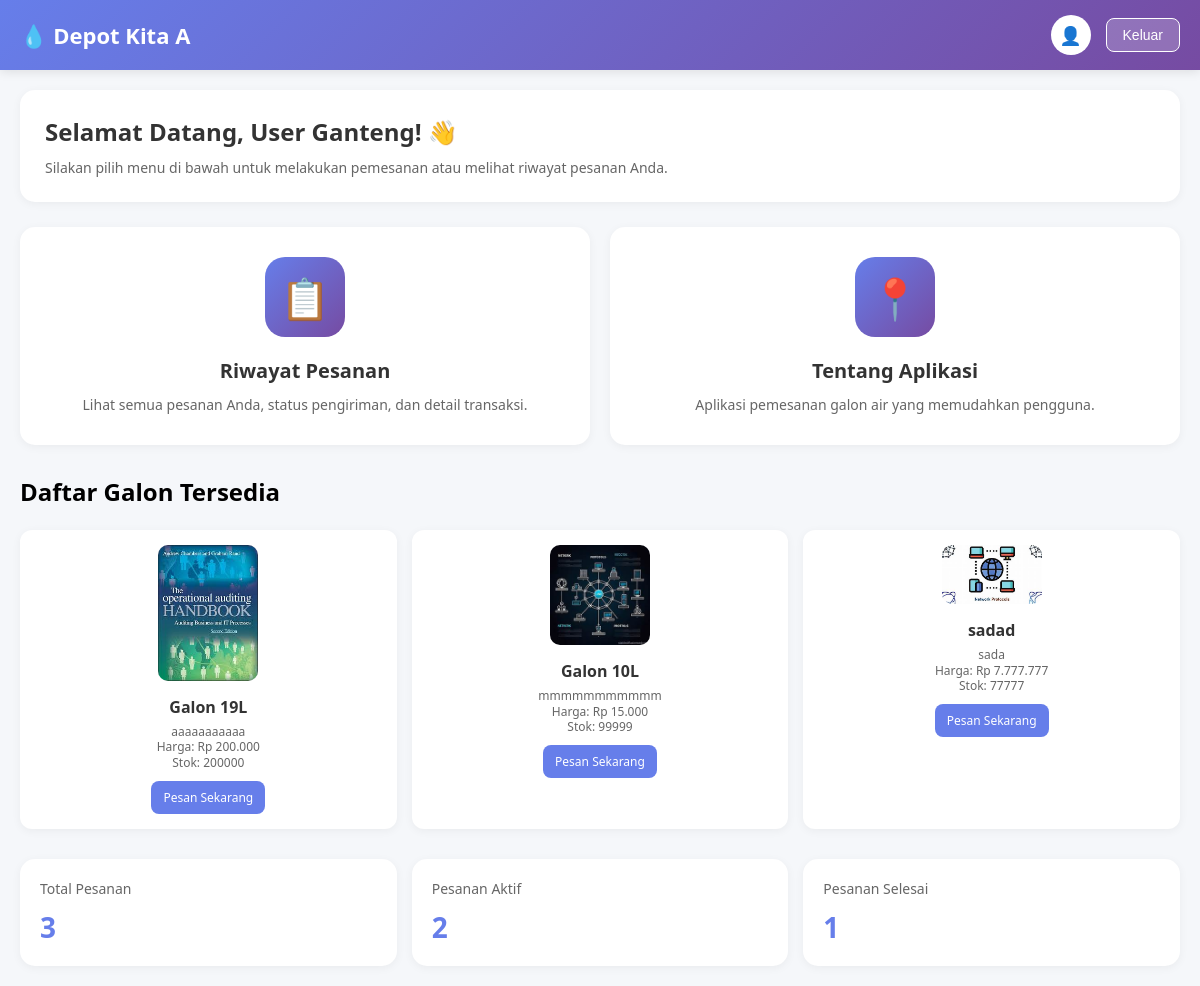
Page /dashboard.php (signed in) on the committed database.
### tables this page shows
CREATE TABLE `depot` (
  `id` int NOT NULL,
  `nama_depot` varchar(100) NOT NULL,
  `alamat` text NOT NULL,
  `telepon` varchar(20) DEFAULT NULL,
  `created_at` timestamp NULL DEFAULT CURRENT_TIMESTAMP
);

CREATE TABLE `galon` (
  `id` int UNSIGNED NOT NULL,
  `nama` varchar(100) NOT NULL,
  `deskripsi` text NOT NULL,
  `harga` int NOT NULL,
  `foto` varchar(255) DEFAULT NULL,
  `created_at` timestamp NULL DEFAULT CURRENT_TIMESTAMP,
  `stok` int DEFAULT '0'
);

### dashboard.php (the view, shortened to what this page needs)
<?php
include 'koneksi.php';
$depot_query = "SELECT * FROM depot LIMIT 1";
$result = $conn->query($depot_query);
$depot = $result->fetch_assoc();
$galon_query = "SELECT * FROM galon";
$galon_result = $conn->query($galon_query);
$galons = [];
while ($row = $galon_result->fetch_assoc()) {
    $galons[] = $row;
}
$user_id = $_SESSION['user_id'];
$sqlTotal = "SELECT COUNT(*) AS total FROM orders WHERE user_id = ?";
$stmt = $conn->prepare($sqlTotal);
$stmt->bind_param("i", $user_id);
$stmt->execute();
$result = $stmt->get_result();
$totalOrders = $result->fetch_assoc()['total'];
$sqlActive = "SELECT COUNT(*) AS active FROM orders WHERE user_id = ? AND status NOT IN ('selesai', 'dibatalkan')";
$stmt = $conn->prepare($sqlActive);
$stmt->bind_param("i", $user_id);
$stmt->execute();
$result = $stmt->get_result();
$activeOrders = $result->fetch_assoc()['active'];
$sqlCompleted = "SELECT COUNT(*) AS completed FROM orders WHERE user_id = ? AND status = 'selesai'";
$stmt = $conn->prepare($sqlCompleted);
$stmt->bind_param("i", $user_id);
$stmt->execute();
$result = $stmt->get_result();
$completedOrders = $result->fetch_assoc()['completed'];
?>
<!DOCTYPE html>
<html lang="id">
<head>
</head>
<body>
    <div class="navbar">
        <h1>💧 <?= htmlspecialchars($depot['nama_depot'] ?? 'Nama Depot') ?></h1>
        <div class="user-info">
            <div class="user-avatar">👤</div>
            <button class="logout-btn" onclick="window.location.href='logout.php'">Keluar</button>
        </div>
    </div>
    <div class="container">
        <div class="welcome-card">
            <h2>Selamat Datang, <span id="userName"><?php echo htmlspecialchars($_SESSION['user_name']); ?></span>! 👋</h2>
            <p>Silakan pilih menu di bawah untuk melakukan pemesanan atau melihat riwayat pesanan Anda.</p>
        </div>
        <div class="menu-grid">
            <a href="riwayat-pesanan.php" class="menu-card">
                <div class="menu-icon">📋</div>
                <h3>Riwayat Pesanan</h3>
                <p>Lihat semua pesanan Anda, status pengiriman, dan detail transaksi.</p>
            </a>
            <a href="lokasi-depot.php" class="menu-card">
                <div class="menu-icon">📍</div>
                <h3>Tentang Aplikasi</h3>
                <p>
                    Aplikasi pemesanan galon air yang memudahkan pengguna.
                </p>
            </a>
        </div>
        <h2>Daftar Galon Tersedia</h2>
        <br>
        <div class="menu-grid produk-galon">
            <?php foreach ($galons as $galon): ?>
                <?php
                $id        = isset($galon['id']) ? (int)$galon['id'] : 0;
                $nama      = isset($galon['nama']) ? (string)$galon['nama'] : 'Tidak ada nama';
                $deskripsi = isset($galon['deskripsi']) ? (string)$galon['deskripsi'] : '-';
                $harga     = isset($galon['harga']) ? (int)$galon['harga'] : 0;
                $stok      = isset($galon['stok']) ? (int)$galon['stok'] : 0;
                $foto      = isset($galon['foto']) ? (string)$galon['foto'] : '';
                $uploads_dir = __DIR__ . '/uploads/galon/';
                $file_path = $uploads_dir . $foto;
                if ($foto !== '' && file_exists($file_path)) {
                    $foto_url = 'uploads/galon/' . rawurlencode($foto);
                } else {
                    $foto_url = 'uploads/galon/default.png';
                }
                ?>
                <div class="menu-card">
                    <img src="<?= htmlspecialchars($foto_url) ?>"
                        alt="<?= htmlspecialchars($nama) ?>"
                        style="width:100px; height:auto; border-radius:10px; margin-bottom:10px;">
                    <h3><?= htmlspecialchars($nama) ?></h3>
                    <p>
                        <?= nl2br(htmlspecialchars($deskripsi)) ?><br>
                        Harga: Rp <?= number_format($harga, 0, ',', '.') ?><br>
                        Stok: <?= htmlspecialchars((string)$stok) ?>
                    </p>
                    <a href="pesan-galon.php?id=<?= $id ?>"
                        style="display:inline-block; margin-top:10px; padding:8px 12px; background:#667eea; color:white; border-radius:8px; text-decoration:none;">
                        Pesan Sekarang
                    </a>
                </div>
            <?php endforeach; ?>
        </div>
        <div class="stats-grid">
            <div class="stat-card">
                <h4>Total Pesanan</h4>
                <div class="value" id="totalOrders"><?= $totalOrders ?></div>
            </div>
            <div class="stat-card">
                <h4>Pesanan Aktif</h4>
                <div class="value" id="activeOrders"><?= $activeOrders ?></div>
            </div>
            <div class="stat-card">
                <h4>Pesanan Selesai</h4>
                <div class="value" id="completedOrders"><?= $completedOrders ?></div>
            </div>
        </div>
    </div>
</body>
</html>

### dashboard.php (style rules this page uses)
* { margin: 0; padding: 0; box-sizing: border-box; }
body { font-family: 'Segoe UI', Tahoma, Geneva, Verdana, sans-serif; background: #f5f7fa; min-height: 100vh; }
.navbar { background: linear-gradient(135deg, #667eea 0%, #764ba2 100%); color: white; padding: 15px 20px; display: flex; justify-content: space-between; align-items: center; box-shadow: 0 2px 10px rgba(0, 0, 0, 0.1); }
.navbar h1 { font-size: 22px; display: flex; align-items: center; gap: 10px; }
.user-info { display: flex; align-items: center; gap: 15px; }
.user-avatar { width: 40px; height: 40px; background: white; border-radius: 50%; display: flex; align-items: center; justify-content: center; font-size: 18px; }
.logout-btn { background: rgba(255, 255, 255, 0.2); border: 1px solid white; color: white; padding: 8px 16px; border-radius: 8px; cursor: pointer; font-size: 14px; transition: all 0.3s; }
.container { max-width: 1200px; margin: 0 auto; padding: 20px; }
.welcome-card { background: white; border-radius: 15px; padding: 25px; margin-bottom: 25px; box-shadow: 0 2px 10px rgba(0, 0, 0, 0.05); }
.welcome-card h2 { color: #333; margin-bottom: 10px; font-size: 24px; }
.welcome-card p { color: #666; font-size: 14px; }
.menu-grid { display: grid; grid-template-columns: repeat(auto-fit, minmax(280px, 1fr)); gap: 20px; margin-bottom: 30px; }
.menu-card { background: white; border-radius: 15px; padding: 30px; text-align: center; cursor: pointer; transition: all 0.3s; box-shadow: 0 2px 10px rgba(0, 0, 0, 0.05); text-decoration: none; color: inherit; }
.menu-icon { width: 80px; height: 80px; margin: 0 auto 20px; background: linear-gradient(135deg, #667eea 0%, #764ba2 100%); border-radius: 20px; display: flex; align-items: center; justify-content: center; font-size: 40px; }
.menu-card h3 { color: #333; margin-bottom: 10px; font-size: 20px; }
.menu-card p { color: #666; font-size: 14px; line-height: 1.5; }
.stats-grid { display: grid; grid-template-columns: repeat(auto-fit, minmax(200px, 1fr)); gap: 15px; }
.stat-card { background: white; border-radius: 15px; padding: 20px; box-shadow: 0 2px 10px rgba(0, 0, 0, 0.05); }
.stat-card h4 { color: #666; font-size: 14px; margin-bottom: 10px; font-weight: 500; }
.stat-card .value { color: #667eea; font-size: 28px; font-weight: 700; }
.menu-grid.produk-galon { grid-template-columns: repeat(auto-fit, minmax(180px, 1fr)); gap: 15px; }
.menu-grid.produk-galon .menu-card { padding: 15px; border-radius: 12px; }
.menu-grid.produk-galon .menu-card img { width: 80px; height: 80px; border-radius: 10px; object-fit: cover; margin-bottom: 8px; }
.menu-grid.produk-galon .menu-card h3 { font-size: 16px; margin-bottom: 6px; }
.menu-grid.produk-galon .menu-card p { font-size: 12px; line-height: 1.3; }
.menu-grid.produk-galon .menu-card a { display: inline-block; margin-top: 6px; padding: 6px 10px; font-size: 12px; background: #667eea; color: white; border-radius: 6px; text-decoration: none; }

### rows in the picture
depot: nama_depot "Depot Kita A"
galon: foto (picture), nama "Galon 19L", deskripsi "aaaaaaaaaaa", harga "200.000", stok "200000"
galon: foto (picture), nama "Galon 10L", deskripsi "mmmmmmmmmmm", harga "15.000", stok "99999"
galon: foto (picture), nama "sadad", deskripsi "sada", harga "7.777.777", stok "77777"

### other values in the picture
$_SESSION['user_name'] "User Ganteng"
$totalOrders "3"
$activeOrders "2"
$completedOrders "1"
